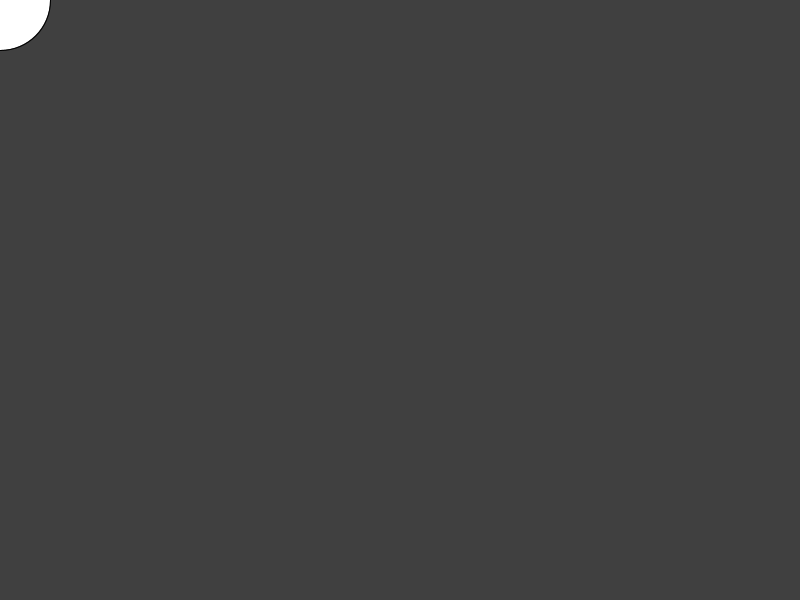
Frame 1 (no input)
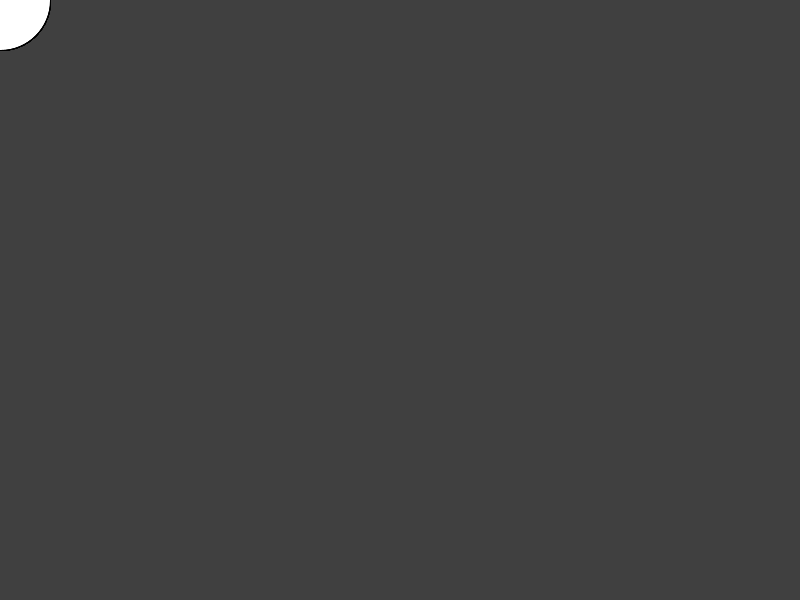
Frame 60 (the mouse pressed at the canvas centre just before this capture)
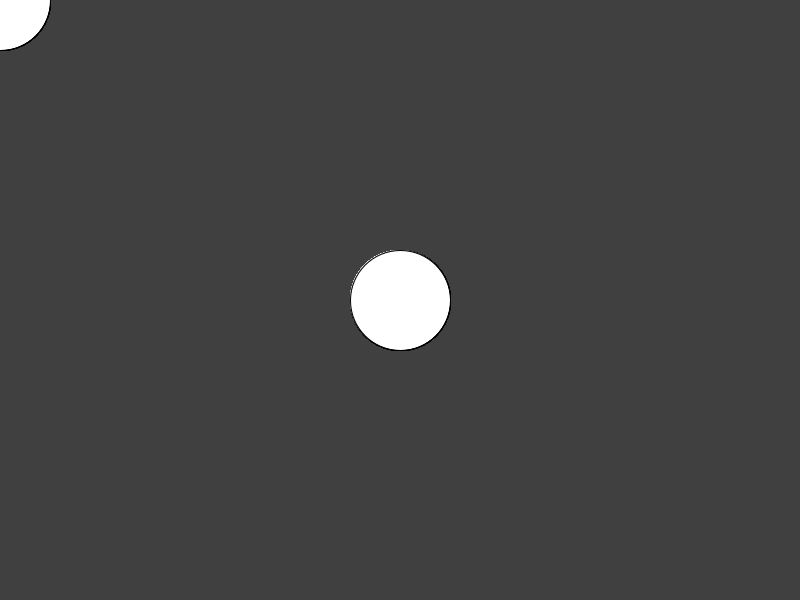
Frame 120 (the mouse held since frame 60 and released just before this capture)

The Processing sketch that drew these frames (run headless with seeded random() and noise(); from frame 60 on, the mouse is pressed at the canvas centre):

// Processing sketch: Mouse_circle_drawing
// ── Mouse_circle_drawing.pde


void setup(){
 size(800,600);
 background(64);
}

void draw(){
  
  ellipse(mouseX,mouseY,100,100);
  
}
